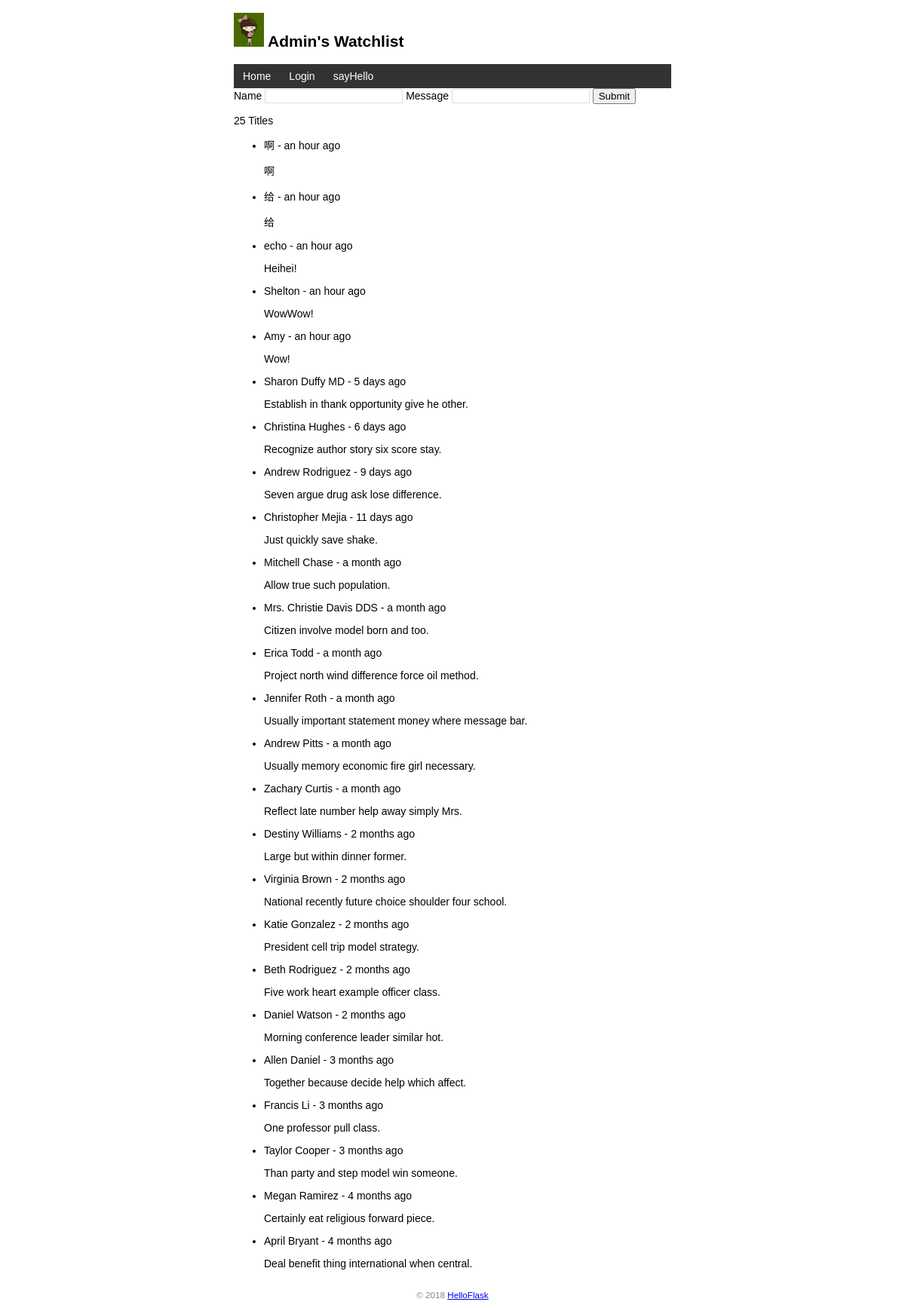
Screenshot of /sayHello with the database file from the repository.
### watchlist/models.py (models this page shows, shortened)
class User(db.Model,UserMixin): # 表名将会是 user（自动生成，小写处理）
    id = db.Column(db.Integer, primary_key=True) # 主键
    name = db.Column(db.String(20)) # 名字
    username = db.Column(db.String(20))
    password_hash = db.Column(db.String(128))

class Message(db.Model):
    id = db.Column(db.Integer, primary_key=True)
    name = db.Column(db.String(20))
    body = db.Column(db.String(200))
    timestamp = db.Column(db.DateTime,default=datetime.utcnow(),index=True)

### watchlist/views.py (the view, shortened to what this page needs)
@app.route('/sayHello',methods=['GET','POST'])
def sayHello():
    form = HelloForm()
    messages = Message.query.order_by(Message.timestamp.desc()).all()
    return render_template('sayHello.html',form=form,messages=messages)

### watchlist/forms.py
class HelloForm(FlaskForm):
    name = StringField('Name',validators=[DataRequired(),Length(1,20)])
    body = StringField('Message',validators=[DataRequired(),Length(1,200)])
    submit = SubmitField('Submit')

### watchlist/__init__.py (called while the page is built)
@app.context_processor
def inject_user():
    from watchlist.models import User# 避免循环依赖
    user = User.query.first()
    return dict(user=user)

### watchlist/templates/sayHello.html (shortened to what this page needs)
{% extends 'base.html' %}
{% block content %}
 <form method="POST">
    {{ form.name.label }} {{ form.name() }}
    {{ form.body.label }} {{ form.body() }}
    {{ form.submit() }}
</form>
<p>{{ messages|length }} Titles</p>
<ul class="message-list">
    {% for message in messages %}
    <li>{{ message.name }} - {{ moment(message.timestamp).fromNow(refresh=True) }}
    <p class="mb-1">{{ message.body }}</p></li>
    {% endfor %}
</ul>
{% endblock %}

### watchlist/templates/base.html (shortened to what this page needs)
<!DOCTYPE html>
<html lang="en">
<head>
    {% block head %}
    <link rel="stylesheet" href="{{ url_for('static', filename='style.css') }}" type="text/css">
    {% endblock %}
</head>
<body>
    <h2>
        <img alt="Avatar" class="avatar" src="{{ url_for('static', filename='images/avatar.jpg') }}">
        {{ user.name }}'s Watchlist
    </h2>
    <nav>
        <ul>
            <li><a href="{{ url_for('index') }}">Home</a></li>
            {% if current_user.is_authenticated %}
                <li><a href="{{ url_for('settings') }}">Settings</a></li>
                <li><a href="{{ url_for('logout') }}">Logout</a></li>
            {% else %}
                <li><a href="{{ url_for('login') }}">Login</a></li>
            {% endif %}
            <li><a href="{{ url_for('sayHello') }}">sayHello</a></li>
        </ul>
    </nav>
    {% block content %}{% endblock %}
    <footer>
        <small>&copy; 2018 <a href="http://helloflask.com/tutorial">HelloFlask</a></small>
    </footer>
</body>
</html>

### watchlist/static/style.css (style rules this page uses)
body { margin: auto; max-width: 580px; font-size: 14px; font-family: Helvetica, Arial, sans-serif; }
footer { color: #888; margin-top: 15px; text-align: center; padding: 10px; }
.avatar { width: 40px; }
input[type=submit] { font-family: inherit; }
input[type=text] { border: 1px solid #ddd; }
nav ul { list-style-type: none; margin: 0; padding: 0; overflow: hidden; background-color: #333; }
nav li { float: left; }
nav li a { display: block; color: white; text-align: center; padding: 8px 12px; text-decoration: none; }

### rows the page displays
User: name "Admin"
Message: name "啊", timestamp "an hour ago", body "啊"
Message: name "给", timestamp "an hour ago", body "给"
Message: name "echo", timestamp "an hour ago", body "Heihei!"
Message: name "Shelton", timestamp "an hour ago", body "WowWow!"
Message: name "Amy", timestamp "an hour ago", body "Wow!"
Message: name "Sharon Duffy MD", timestamp "5 days ago", body "Establish in thank opportunity give he other."
Message: name "Christina Hughes", timestamp "6 days ago", body "Recognize author story six score stay."
Message: name "Andrew Rodriguez", timestamp "9 days ago", body "Seven argue drug ask lose difference."
Message: name "Christopher Mejia", timestamp "11 days ago", body "Just quickly save shake."
Message: name "Mitchell Chase", timestamp "a month ago", body "Allow true such population."
Message: name "Mrs. Christie Davis DDS", timestamp "a month ago", body "Citizen involve model born and too."
Message: name "Erica Todd", timestamp "a month ago", body "Project north wind difference force oil method."
Message: name "Jennifer Roth", timestamp "a month ago", body "Usually important statement money where message bar."
Message: name "Andrew Pitts", timestamp "a month ago", body "Usually memory economic fire girl necessary."
Message: name "Zachary Curtis", timestamp "a month ago", body "Reflect late number help away simply Mrs."
Message: name "Destiny Williams", timestamp "2 months ago", body "Large but within dinner former."
Message: name "Virginia Brown", timestamp "2 months ago", body "National recently future choice shoulder four school."
Message: name "Katie Gonzalez", timestamp "2 months ago", body "President cell trip model strategy."
Message: name "Beth Rodriguez", timestamp "2 months ago", body "Five work heart example officer class."
Message: name "Daniel Watson", timestamp "2 months ago", body "Morning conference leader similar hot."
Message: name "Allen Daniel", timestamp "3 months ago", body "Together because decide help which affect."
Message: name "Francis Li", timestamp "3 months ago", body "One professor pull class."
Message: name "Taylor Cooper", timestamp "3 months ago", body "Than party and step model win someone."
Message: name "Megan Ramirez", timestamp "4 months ago", body "Certainly eat religious forward piece."
Message: name "April Bryant", timestamp "4 months ago", body "Deal benefit thing international when central."

### other values shown
{{ messages|length }} "25"
